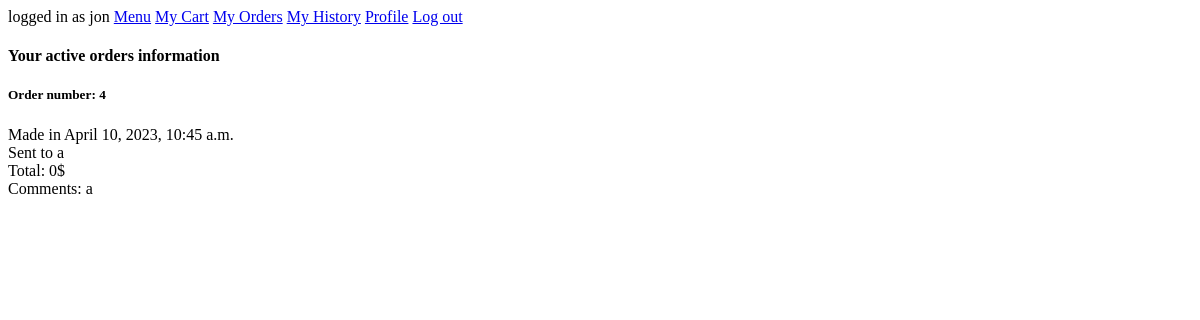
/delivery/ (signed in), run on an earlier commit of the app's database.
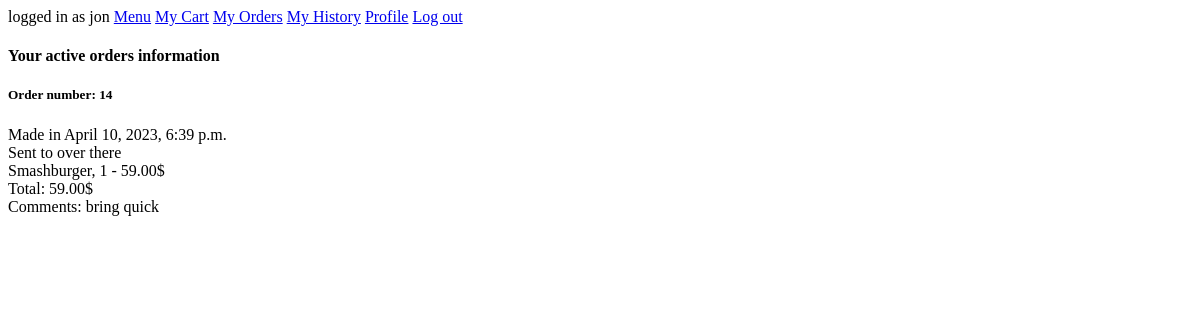
And on a later commit of the database.
### main/models.py (models this page shows, shortened)
class Cart(models.Model):
    user = models.ForeignKey(User, on_delete=models.CASCADE, blank=False)
    @property
    def total_to_pay(self):
        total = sum(item.dish.price*item.amount for item in self.item_set.all())
        return total

class Delivery(models.Model):
    is_delivered = models.BooleanField(default=False)
    address = models.CharField(max_length=500, blank=False)
    comment = models.TextField(blank=True)
    created = models.DateTimeField(auto_now_add=True)
    order = models.OneToOneField(Cart, primary_key=True, on_delete=models.CASCADE)

class Item(models.Model):
    dish = models.ForeignKey(Dish, on_delete=models.CASCADE, blank=False)
    cart = models.ForeignKey(Cart, on_delete=models.CASCADE, blank=False)
    amount = models.IntegerField(blank=False, default=1)
    @property
    def item_total(self):
        total = self.amount * self.dish.price
        return total

class Dish(models.Model):
    name = models.CharField(max_length=500, blank=False)
    price = models.DecimalField(max_digits=5, decimal_places=2, blank=False)
    description = models.TextField(blank=False)
    image = models.CharField(max_length=500)
    is_gluten_free = models.BooleanField(default=False)
    is_vegeterian = models.BooleanField(default=False)
    category = models.ForeignKey(Category, on_delete=models.CASCADE)
    is_deleted = models.BooleanField(default=False)

### main/views.py (the view)
# urls.py: path('delivery/', views.show_delivery, name="show_delivery")
@login_required(login_url='user_login')
def show_delivery(request):
    open_orders = Delivery.objects.filter(order__user=request.user).filter(is_delivered=False)
    open_orders = sorted(request.user.cart_set.filter(delivery__is_delivered=False), key=lambda order: order.delivery.created)
    return render(request, 'main/delivery.html', {'open_orders':open_orders})

### main/templates/main/delivery.html (shortened to what this page needs)
{% extends 'main/layout.html' %}
{% block main-content %}
<h4>Your active orders information</h4>
{% for order in open_orders %}
    {% include 'common/order_details.html' %}
{% endfor %}
{% endblock main-content %}

### templates/common/order_details.html
<div>
    <h5>Order number: {{order.delivery.order_id}}</h5>
    <div>Made in {{order.delivery.created}}</div>
    <div>Sent to {{order.delivery.address}}</div>
        {% for item in order.item_set.all %}
            <div>
                <div>
                    {{item.dish.name}}, {{item.amount}} - {{item.item_total}}$
                </div>
            </div>
        {% endfor %}
    <div>Total: {{order.total_to_pay}}$</div>
    <div>Comments: {{order.delivery.comment}}</div>
</div>

What changed in the data, as far as the page shows it:
no longer on this page (row unchanged): Cart: delivery.order_id "4", delivery.created "April 10, 2023, 10:45 a.m.", delivery.address "a", total_to_pay "0", delivery.comment "a"
added Cart: delivery.order_id "14", delivery.created "April 10, 2023, 6:39 p.m.", delivery.address "over there", total_to_pay "59.00", delivery.comment "bring quick"
added Item: dish.name "Smashburger", amount "1", item_total "59.00"
